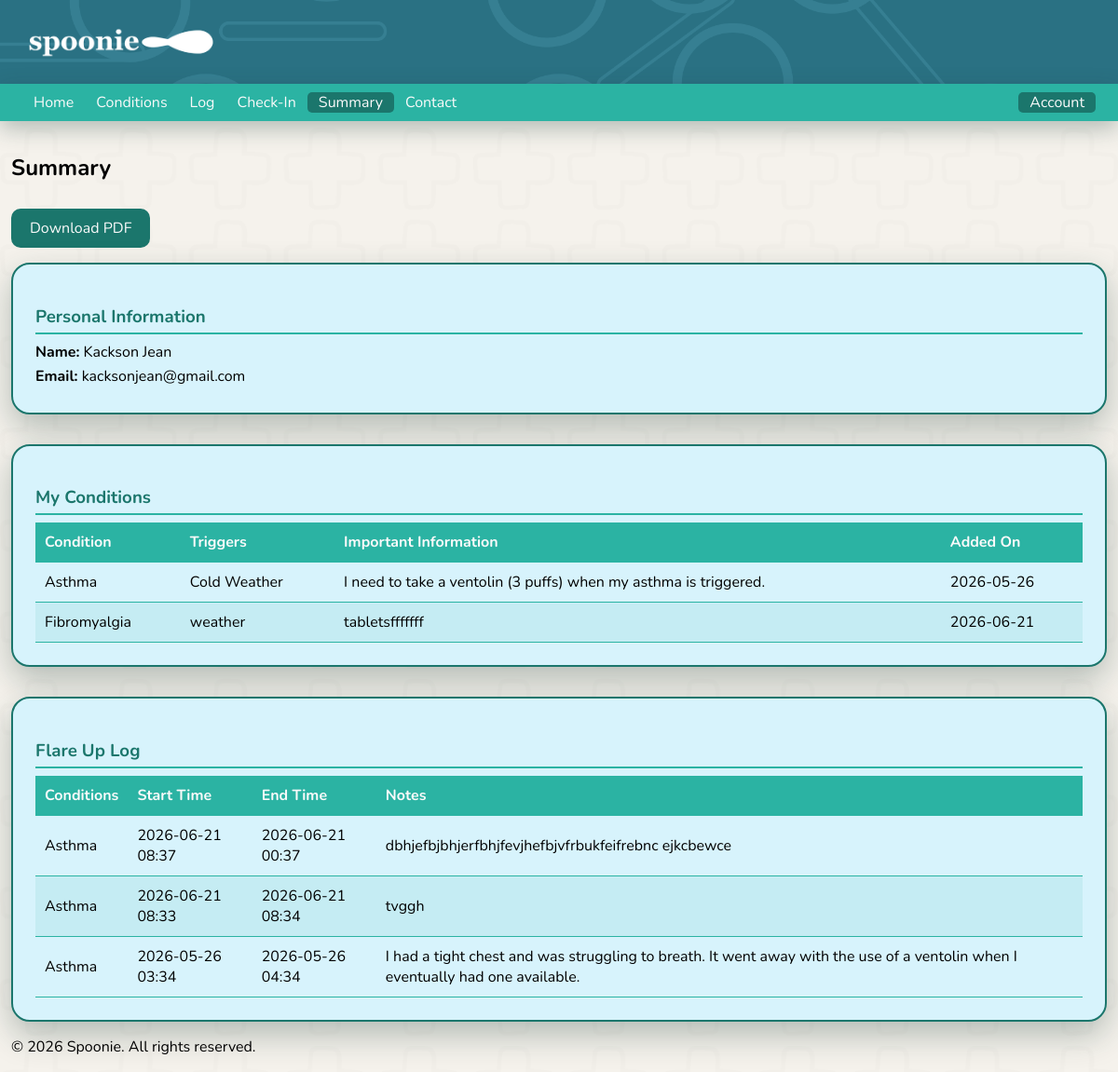
The app's page /summary (signed in), older data.
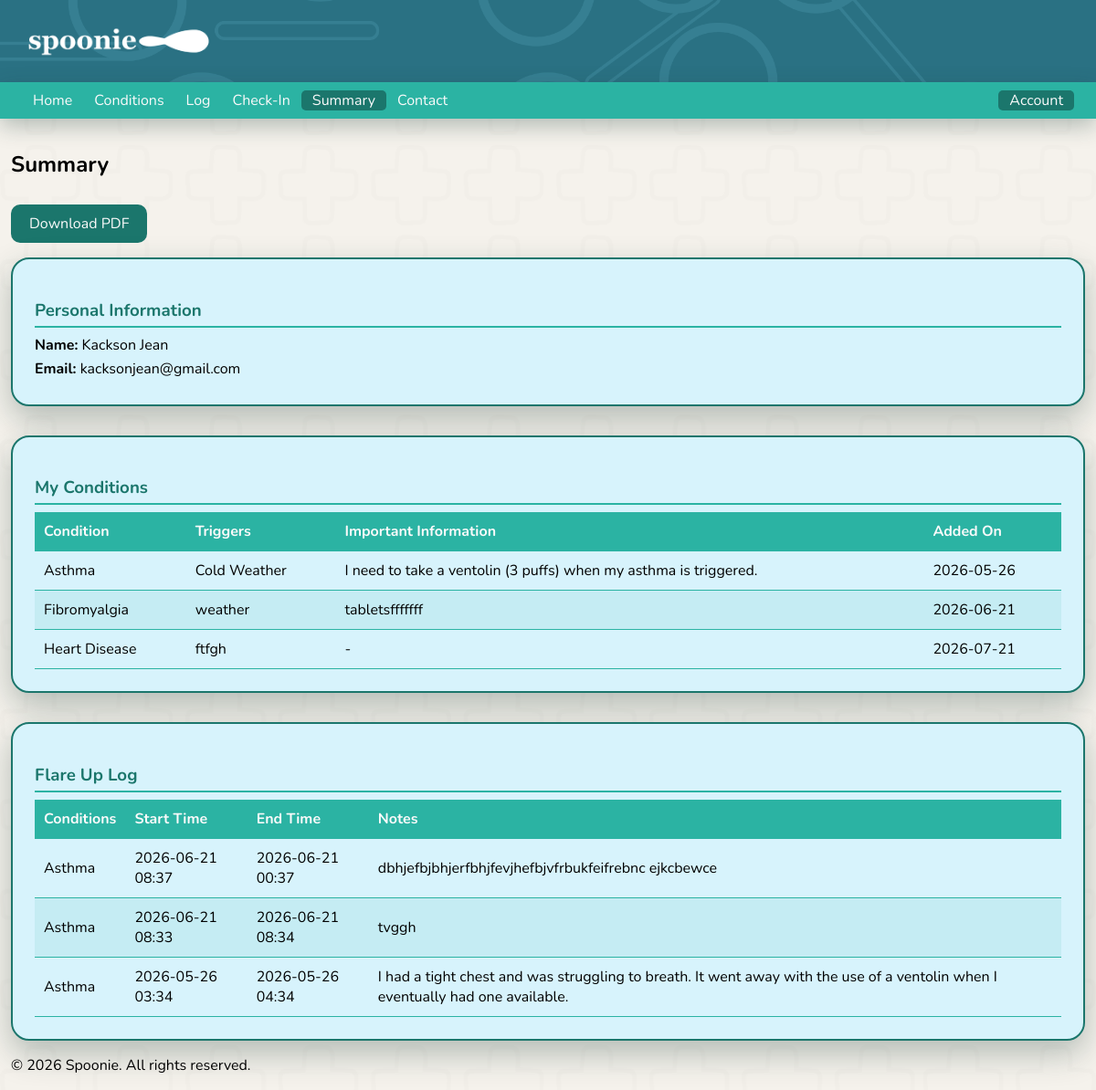
The same page, newer data.
### tables this page shows
CREATE TABLE conditions (
        id INTEGER PRIMARY KEY AUTOINCREMENT,
        user_id INTEGER NOT NULL,
        condition_name TEXT NOT NULL,
        triggers TEXT NULL,
        created_at TIMESTAMP DEFAULT CURRENT_TIMESTAMP, important_information TEXT NULL,
        FOREIGN KEY (user_id) REFERENCES users(id)
    );

CREATE TABLE flare_ups (
        id INTEGER PRIMARY KEY AUTOINCREMENT,
        user_id INTEGER NOT NULL,
        begin_time DATETIME NOT NULL,
        end_time DATETIME NOT NULL,
        flareup_comment TEXT NULL,
        created_at TIMESTAMP DEFAULT CURRENT_TIMESTAMP,
        FOREIGN KEY (user_id) REFERENCES users(id)
    );

### app.py (the view)
@app.route('/summary')
def summary():
    if not session.get('user_id'):
        flash('Please sign in to view your summary.', 'error')
        return redirect('/signin')
    conn = get_user_conn()
    cursor = conn.cursor()
    cursor.execute(
        'SELECT first_name, last_name, email FROM users WHERE id = ?',
        (session['user_id'],)
    )
    user = cursor.fetchone()
    user_info = {
        'first_name': user[0],
        'last_name': user[1],
        'email': user[2],
    }
    cursor.execute(
        'SELECT condition_name, triggers, important_information, created_at FROM conditions WHERE user_id = ? ORDER BY created_at',
        (session['user_id'],)
    )
    conditions = cursor.fetchall()
    cursor.execute(
        'SELECT id, begin_time, end_time, flareup_comment, created_at FROM flare_ups WHERE user_id = ? ORDER BY begin_time DESC',
        (session['user_id'],)
    )
    flare_up_rows = cursor.fetchall()
    flare_up_ids = [row[0] for row in flare_up_rows]
    conditions_map = {}
    if flare_up_ids:
        placeholders = ','.join('?' * len(flare_up_ids))
        cursor.execute(f'''
            SELECT fuc.flare_up_id, c.condition_name
            FROM flare_up_conditions fuc
            JOIN conditions c ON c.id = fuc.condition_id
            WHERE fuc.flare_up_id IN ({placeholders})
        ''', flare_up_ids)
        for fup_id, cname in cursor.fetchall():
            conditions_map.setdefault(fup_id, []).append(cname)
    flare_ups = [(row[1], row[2], row[3], ', '.join(conditions_map.get(row[0], []))) for row in flare_up_rows]
    conn.close()
    return render_template('summary.html', user_info=user_info, conditions=conditions, flare_ups=flare_ups)

### app.py (called while the page is built)
@app.after_request
def set_security_headers(response):
    response.headers['X-Frame-Options'] = 'DENY'
    response.headers['X-Content-Type-Options'] = 'nosniff'
    response.headers['X-XSS-Protection'] = '1; mode=block'
    response.headers['Referrer-Policy'] = 'strict-origin-when-cross-origin'
    response.headers['Strict-Transport-Security'] = 'max-age=31536000; includeSubDomains'
    return response

def get_user_conn():
    return sqlite3.connect(USER_DB)

### templates/summary.html (shortened to what the changed rows need)
<!DOCTYPE html>
<html lang="en">
<head>
    <link rel="stylesheet" href="/static/style.css">
</head>
<body class="index_page">
    <main>
        <section>
            <h2 class="topPageHeadings">Summary</h2>
        </section>
        <div class="summary-container">
            <div class="summary-section">
                {% if conditions %}
                <table class="summary-table">
                    <thead>
                        <tr>
                            <th>Condition</th>
                            <th>Triggers</th>
                            <th>Important Information</th>
                            <th>Added On</th>
                        </tr>
                    </thead>
                    <tbody>
                        {% for condition in conditions %}
                        <tr>
                            <td>{{ condition[0] }}</td>
                            <td>{{ condition[1] if condition[1] else '-' }}</td>
                            <td>{{ condition[2] if condition[2] else '-' }}</td>
                            <td>{{ condition[3][:10] if condition[3] else '-' }}</td>
                        </tr>
                        {% endfor %}
                    </tbody>
                </table>
                {% else %}
                <p class="no-data">No conditions recorded yet.</p>
                {% endif %}
            </div>
            <div class="summary-section">
                {% if flare_ups %}
                <table class="summary-table">
                    <thead>
                        <tr>
                            <th>Conditions</th>
                            <th>Start Time</th>
                            <th>End Time</th>
                            <th>Notes</th>
                        </tr>
                    </thead>
                    <tbody>
                        {% for flare in flare_ups %}
                        <tr>
                            <td>{{ flare[3] if flare[3] else '-' }}</td>
                            <td>{{ flare[0].replace('T', ' ') if flare[0] else '-' }}</td>
                            <td>{{ flare[1].replace('T', ' ') if flare[1] else '-' }}</td>
                            <td>{{ flare[2] if flare[2] else '-' }}</td>
                        </tr>
                        {% endfor %}
                    </tbody>
                </table>
                {% else %}
                <p class="no-data">No flare ups logged yet.</p>
                {% endif %}
            </div>
        </div>
    </main>
</body>
</html>

Row changes from the older to the newer data that the page shows:
added conditions: condition_name "Heart Disease", triggers "ftfgh", important_information "-", created_at "2026-07-21"
